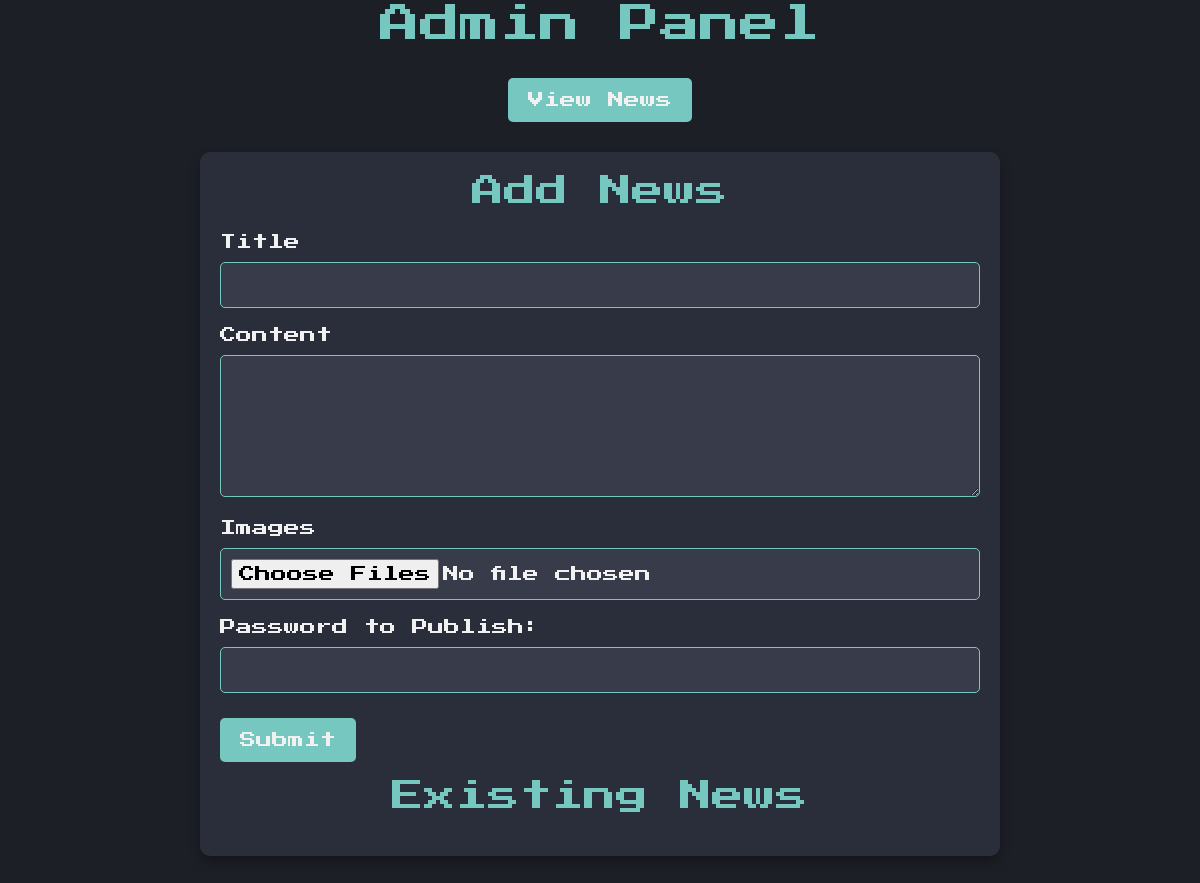
The page /admin on the database as committed earlier.
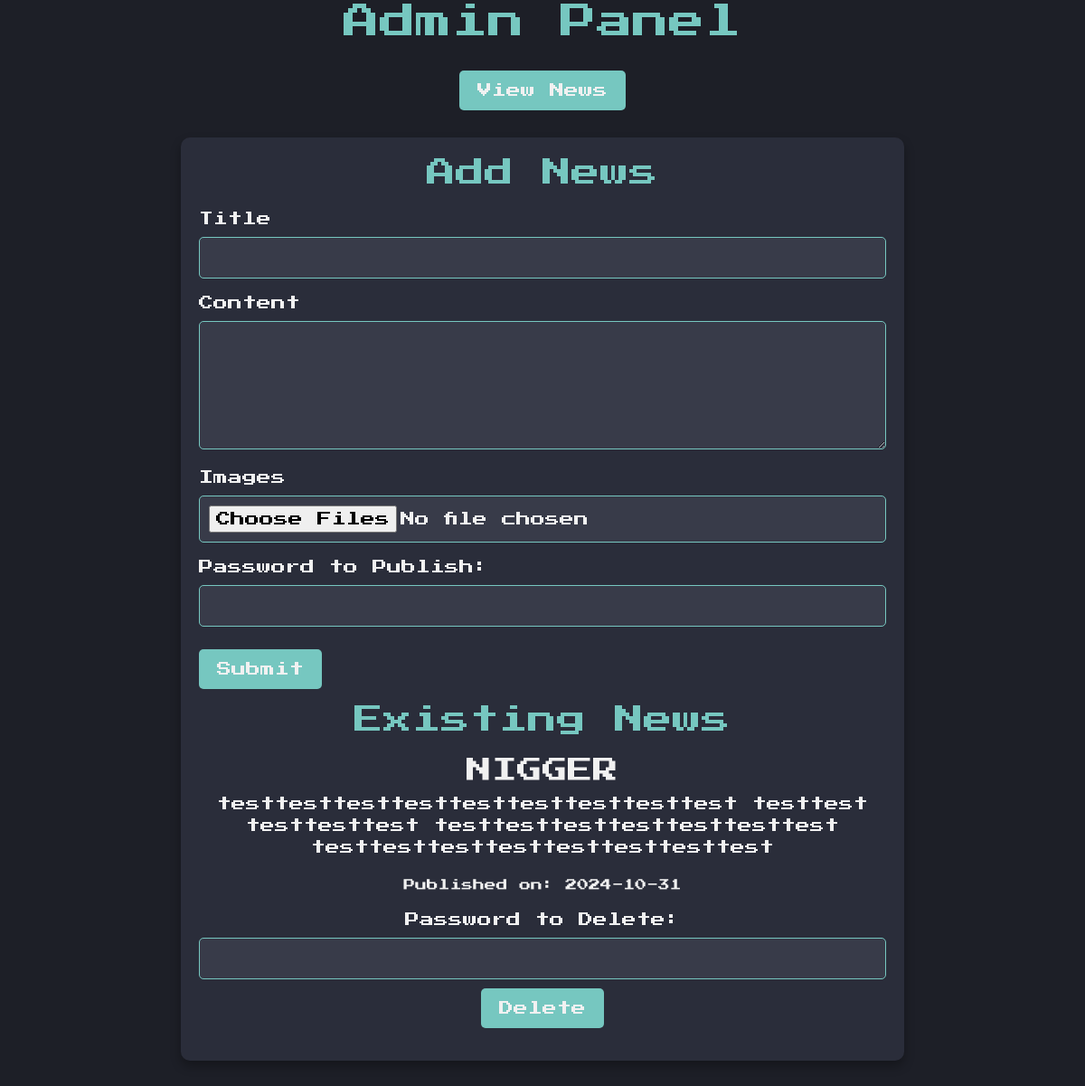
The same page on the database as committed later.
### app.py (models this page shows)
class News(db.Model):
    id = db.Column(db.Integer, primary_key=True)
    title = db.Column(db.String(150), nullable=False)
    content = db.Column(db.Text, nullable=False)
    publication_date = db.Column(db.DateTime, default=db.func.current_timestamp())
    author = db.Column(db.String(50), nullable=False)
    status = db.Column(db.String(10), default='published')
    images = db.relationship('NewsImage', backref='news', lazy=True, cascade="all, delete-orphan")

### app.py (the view, shortened to what this page needs)
@app.route('/admin', methods=['GET', 'POST'])
def admin():
    form = NewsForm()
    news_items = News.query.order_by(News.publication_date.desc()).all()
    return render_template('admin.html', form=form, news_items=news_items)

### app.py
class NewsForm(FlaskForm):
    title = StringField('Title', validators=[DataRequired()])
    content = TextAreaField('Content', validators=[DataRequired()])
    images = MultipleFileField('Images', validators=[FileAllowed(['jpg', 'png', 'jpeg'], 'Images only!')])
    submit = SubmitField('Submit')

### templates/admin.html (shortened to what this page needs)
<!DOCTYPE html>
<html lang="en">
<head>
    <link href="https://maxcdn.bootstrapcdn.com/bootstrap/4.5.2/css/bootstrap.min.css" rel="stylesheet">
</head>
<body>
    <header>
        <h1>Admin Panel</h1>
        <a href="{{ url_for('news') }}" class="btn">View News</a>
    </header>
    <div class="container">
        <h2>Add News</h2>
        <form method="POST" action="" enctype="multipart/form-data">
            <div>
                {{ form.title.label }}<br>
                {{ form.title(size=32) }}<br>
            </div>
            <div>
                {{ form.content.label }}<br>
                {{ form.content(cols=32, rows=5) }}<br>
            </div>
            <div>
                {{ form.images.label }}<br>
                {{ form.images() }}<br>
            </div>
            <div>
                <label for="password">Password to Publish:</label><br>
                <input type="password" name="password" id="password" required>
            </div>
            <div>
                {{ form.submit(class="btn") }}
            </div>
        </form>
        <h2>Existing News</h2>
        <ul class="list-unstyled">
        {% for news in news_items %}
            <li class="mb-3">
                <h3>{{ news.title }}</h3>
                <p>{{ news.content }}</p>
                <p><small>Published on: {{ news.publication_date.strftime('%Y-%m-%d') }}</small></p>
                <form method="POST" action="{{ url_for('delete_news', news_id=news.id) }}">
                    <label for="delete_password_{{ news.id }}">Password to Delete:</label><br>
                    <input type="password" name="delete_password" id="delete_password_{{ news.id }}" required>
                    <button type="submit" class="btn">Delete</button>
                </form>
            </li>
        {% endfor %}
        </ul>
    </div>
</body>
</html>

### templates/admin.html (style rules this page uses)
body { font-family: 'Press Start 2P', cursive; background-color: #1d1f27; color: #f1f1f1; text-align: center; padding: 0; margin: 0; overflow-x: hidden; }
.container { margin: 30px auto; width: 90%; max-width: 800px; background-color: #2a2d3a; border-radius: 10px; padding: 20px; box-shadow: 0 6px 12px rgba(0, 0, 0, 0.3); }
h1, h2 { color: #76c7c0; margin-bottom: 20px; }
.btn { margin-top: 10px; color: #f1f1f1; background-color: #76c7c0; border: none; padding: 10px 20px; border-radius: 5px; transition: background-color 0.3s ease; }
form div { margin-bottom: 15px; text-align: left; }
input[type="text"], input[type="password"], textarea, input[type="file"] { width: 100%; padding: 10px; border: 1px solid #76c7c0; border-radius: 5px; background-color: #383b49; color: #f1f1f1; }

Rows that differ between the two databases and show on the page:
added News: title "NIGGER", content "testtesttesttesttesttesttesttesttest testtest testtesttest testtesttesttesttesttesttest testtesttesttesttesttesttesttest", publication_date "2024-10-31"
